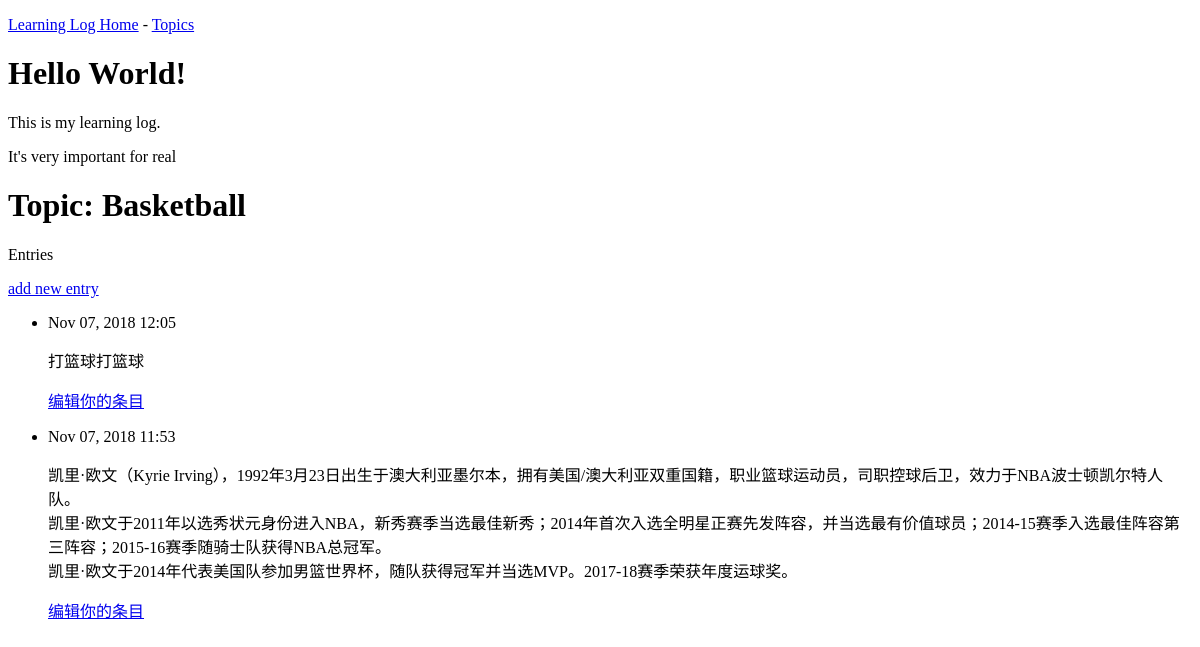
Page /topics/1/ on the earlier database version.
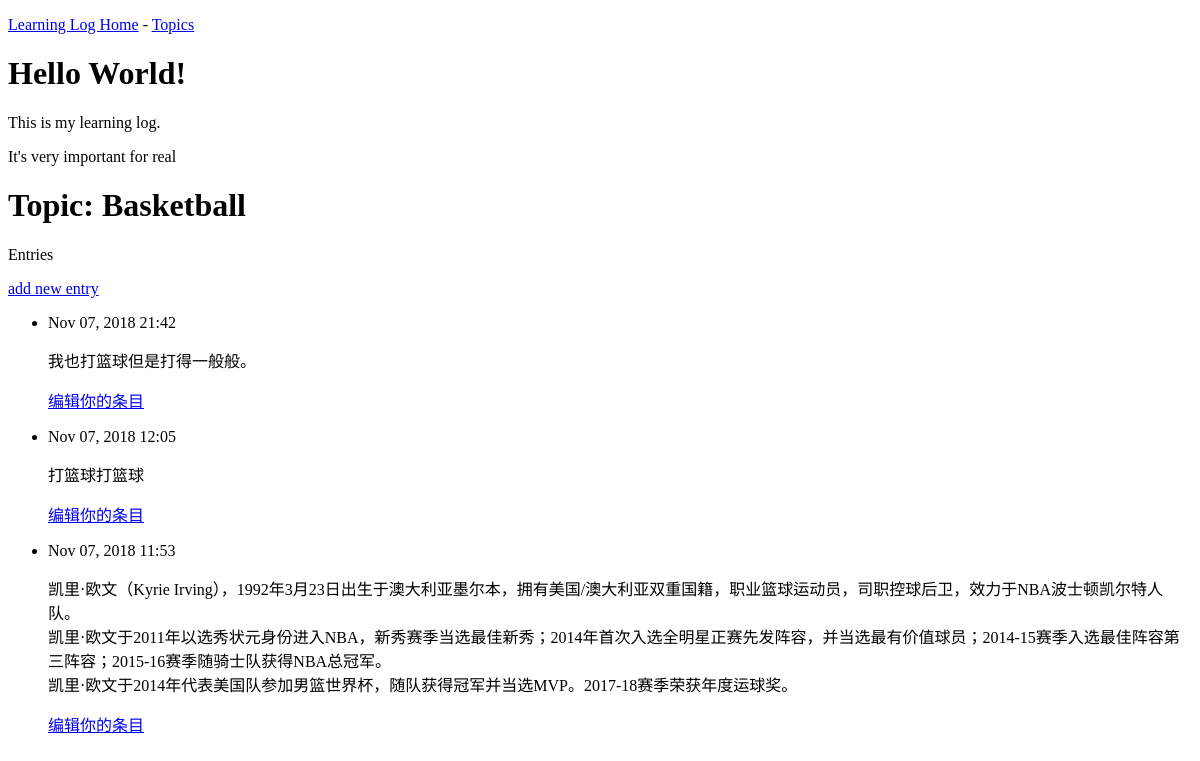
Same page on the later database version.
### learning_logs/models.py (models this page shows, shortened)
class Entry(models.Model):
    topic = models.ForeignKey(Topic,on_delete=models.CASCADE)
    text = models.TextField()
    date_added = models.DateTimeField(auto_now_add=True)
    class Meta:
        verbose_name_plural = 'entries'

### learning_logs/views.py (the view)
# urls.py: url(r'^topics/(?P<topic_id>\d+)/$', views.topic, name='topic'),
def topic(request, topic_id):
    topic = Topic.objects.get(id=topic_id)
    entries = topic.entry_set.order_by('-date_added')
    context = {
        'topic':topic,
        'entries':entries,
    }
    return render(request, 'learning_logs/topic.html', context=context)

### learning_logs/models.py (called while the page is built)
    def __str__(self):
        return self.text

### learning_logs/templates/learning_logs/topic.html
{% extends "learning_logs/base.html" %}
{% block content %}
    <h1>Topic: {{ topic }}</h1>
    <p>Entries</p>
    <p><a href="{% url 'learning_logs:new_entry' topic.id %}">add new entry</a> </p>
    <ul>
        {% for entry in entries %}
            <li>
                <p>{{ entry.date_added|date:'M d, Y H:i' }}</p>
                <p>{{ entry.text|linebreaks }}</p>
                <p>
                    <a href="{% url 'learning_logs:edit_entry' entry.id %}">编辑你的条目</a>
                </p>
            </li>
        {% empty %}
            <li>Oops, 我们还没有任何条目！</li>
        {% endfor %}
    </ul>
{% endblock content %}

Differences in the rows shown:
added Entry: date_added "Nov 07, 2018 21:42", text "我也打篮球但是打得一般般。"
